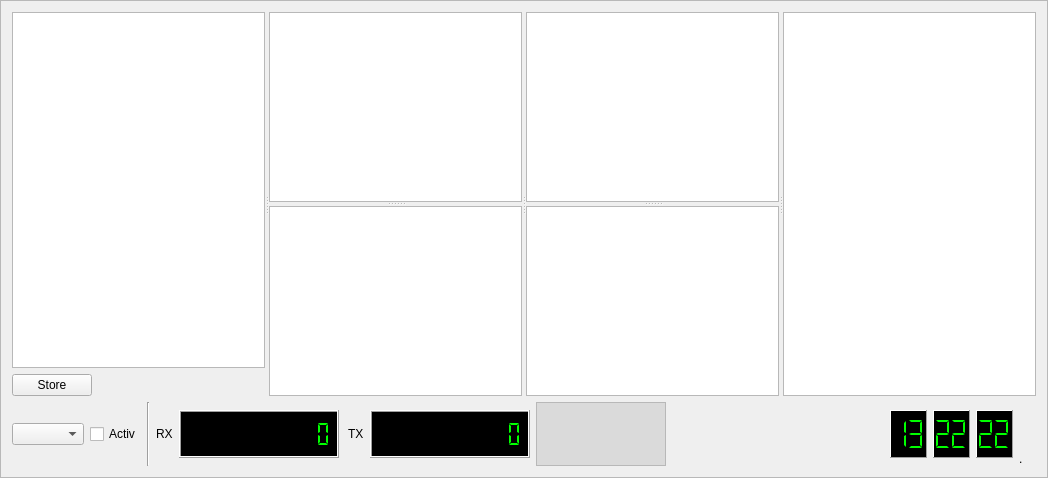
      <widget class="QFrame" name="frameDisp">
       <property name="frameShape">
        <enum>QFrame::StyledPanel</enum>
       </property>
       <property name="frameShadow">
        <enum>QFrame::Raised</enum>
       </property>
       <layout class="QGridLayout" name="gridLayout_5">
        <item row="1" column="0">
         <layout class="QHBoxLayout" name="horizontalLayout_2">
          <item>
           <widget class="QComboBox" name="comboBoxVFO"/>
          </item>
          <item>
           <widget class="QCheckBox" name="checkBoxVFOActiv">
            <property name="text">
             <string>Activ</string>
            </property>
           </widget>
          </item>
          <item>
           <widget class="Line" name="line">
            <property name="orientation">
             <enum>Qt::Vertical</enum>
            </property>
           </widget>
          </item>
          <item>
           <widget class="QLabel" name="label_5">
            <property name="text">
             <string>RX</string>
            </property>
           </widget>
          </item>
          <item>
           <widget class="QLCDNumber" name="lcdNumberRX">
            <property name="minimumSize">
             <size>
              <width>160</width>
              <height>48</height>
             </size>
            </property>
            <property name="maximumSize">
             <size>
              <width>16777215</width>
              <height>48</height>
             </size>
            </property>
            <property name="palette">
             <palette>
              <active>
               <colorrole role="WindowText">
                <brush brushstyle="SolidPattern">
                 <color alpha="255">
                  <red>0</red>
                  <green>255</green>
                  <blue>0</blue>
                 </color>
                </brush>
               </colorrole>
               <colorrole role="Base">
                <brush brushstyle="SolidPattern">
                 <color alpha="255">
                  <red>255</red>
                  <green>255</green>
                  <blue>255</blue>
                 </color>
                </brush>
               </colorrole>
               <colorrole role="Window">
                <brush brushstyle="SolidPattern">
                 <color alpha="255">
                  <red>0</red>
                  <green>0</green>
                  <blue>0</blue>
                 </color>
                </brush>
               </colorrole>
              </active>
              <inactive>
               <colorrole role="WindowText">
                <brush brushstyle="SolidPattern">
                 <color alpha="255">
                  <red>0</red>
                  <green>255</green>
                  <blue>0</blue>
                 </color>
                </brush>
               </colorrole>
               <colorrole role="Base">
                <brush brushstyle="SolidPattern">
                 <color alpha="255">
                  <red>255</red>
                  <green>255</green>
                  <blue>255</blue>
                 </color>
                </brush>
               </colorrole>
               <colorrole role="Window">
                <brush brushstyle="SolidPattern">
                 <color alpha="255">
                  <red>0</red>
                  <green>0</green>
                  <blue>0</blue>
                 </color>
                </brush>
               </colorrole>
              </inactive>
              <disabled>
               <colorrole role="WindowText">
                <brush brushstyle="SolidPattern">
                 <color alpha="255">
                  <red>118</red>
                  <green>118</green>
                  <blue>117</blue>
                 </color>
                </brush>
               </colorrole>
               <colorrole role="Base">
                <brush brushstyle="SolidPattern">
                 <color alpha="255">
                  <red>0</red>
                  <green>0</green>
                  <blue>0</blue>
                 </color>
                </brush>
               </colorrole>
               <colorrole role="Window">
                <brush brushstyle="SolidPattern">
                 <color alpha="255">
                  <red>0</red>
                  <green>0</green>
                  <blue>0</blue>
                 </color>
                </brush>
               </colorrole>
              </disabled>
             </palette>
            </property>
            <property name="autoFillBackground">
             <bool>true</bool>
            </property>
            <property name="frameShape">
             <enum>QFrame::Box</enum>
            </property>
            <property name="smallDecimalPoint">
             <bool>false</bool>
            </property>
            <property name="digitCount">
             <number>11</number>
            </property>
            <property name="digitCount">
             <number>11</number>
            </property>
            <property name="mode">
             <enum>QLCDNumber::Dec</enum>
            </property>
            <property name="segmentStyle">
             <enum>QLCDNumber::Flat</enum>
            </property>
            <property name="value" stdset="0">
             <double>0.000000000000000</double>
            </property>
           </widget>
          </item>
          <item>
           <widget class="QLabel" name="label_13">
            <property name="text">
             <string> TX</string>
            </property>
           </widget>
          </item>
          <item>
           <widget class="QLCDNumber" name="lcdNumberTX">
            <property name="minimumSize">
             <size>
              <width>160</width>
              <height>48</height>
             </size>
            </property>
            <property name="maximumSize">
             <size>
              <width>16777215</width>
              <height>48</height>
             </size>
            </property>
            <property name="palette">
             <palette>
              <active>
               <colorrole role="WindowText">
                <brush brushstyle="SolidPattern">
                 <color alpha="255">
                  <red>0</red>
                  <green>255</green>
                  <blue>0</blue>
                 </color>
                </brush>
               </colorrole>
               <colorrole role="Base">
                <brush brushstyle="SolidPattern">
                 <color alpha="255">
                  <red>255</red>
                  <green>255</green>
                  <blue>255</blue>
                 </color>
                </brush>
               </colorrole>
               <colorrole role="Window">
                <brush brushstyle="SolidPattern">
                 <color alpha="255">
                  <red>0</red>
                  <green>0</green>
                  <blue>0</blue>
                 </color>
                </brush>
               </colorrole>
              </active>
              <inactive>
               <colorrole role="WindowText">
                <brush brushstyle="SolidPattern">
                 <color alpha="255">
                  <red>0</red>
                  <green>255</green>
                  <blue>0</blue>
                 </color>
                </brush>
               </colorrole>
               <colorrole role="Base">
                <brush brushstyle="SolidPattern">
                 <color alpha="255">
                  <red>255</red>
                  <green>255</green>
                  <blue>255</blue>
                 </color>
                </brush>
               </colorrole>
               <colorrole role="Window">
                <brush brushstyle="SolidPattern">
                 <color alpha="255">
                  <red>0</red>
                  <green>0</green>
                  <blue>0</blue>
                 </color>
                </brush>
               </colorrole>
              </inactive>
              <disabled>
               <colorrole role="WindowText">
                <brush brushstyle="SolidPattern">
                 <color alpha="255">
                  <red>118</red>
                  <green>118</green>
                  <blue>117</blue>
                 </color>
                </brush>
               </colorrole>
               <colorrole role="Base">
                <brush brushstyle="SolidPattern">
                 <color alpha="255">
                  <red>0</red>
                  <green>0</green>
                  <blue>0</blue>
                 </color>
                </brush>
               </colorrole>
               <colorrole role="Window">
                <brush brushstyle="SolidPattern">
                 <color alpha="255">
                  <red>0</red>
                  <green>0</green>
                  <blue>0</blue>
                 </color>
                </brush>
               </colorrole>
              </disabled>
             </palette>
            </property>
            <property name="autoFillBackground">
             <bool>true</bool>
            </property>
            <property name="frameShape">
             <enum>QFrame::Box</enum>
            </property>
            <property name="frameShadow">
             <enum>QFrame::Raised</enum>
            </property>
            <property name="smallDecimalPoint">
             <bool>false</bool>
            </property>
            <property name="digitCount">
             <number>11</number>
            </property>
            <property name="digitCount">
             <number>11</number>
            </property>
            <property name="segmentStyle">
             <enum>QLCDNumber::Flat</enum>
            </property>
            <property name="value" stdset="0">
             <double>0.000000000000000</double>
            </property>
           </widget>
          </item>
          <item>
           <widget class="QGraphicsView" name="graphicsViewSMeter">
            <property name="sizePolicy">
             <sizepolicy hsizetype="Preferred" vsizetype="Preferred">
              <horstretch>0</horstretch>
              <verstretch>0</verstretch>
             </sizepolicy>
            </property>
            <property name="minimumSize">
             <size>
              <width>0</width>
              <height>48</height>
             </size>
            </property>
            <property name="maximumSize">
             <size>
              <width>130</width>
              <height>64</height>
             </size>
            </property>
            <property name="palette">
             <palette>
              <active>
               <colorrole role="Base">
                <brush brushstyle="SolidPattern">
                 <color alpha="255">
                  <red>218</red>
                  <green>218</green>
                  <blue>218</blue>
                 </color>
                </brush>
               </colorrole>
              </active>
              <inactive>
               <colorrole role="Base">
                <brush brushstyle="SolidPattern">
                 <color alpha="255">
                  <red>218</red>
                  <green>218</green>
                  <blue>218</blue>
                 </color>
                </brush>
               </colorrole>
              </inactive>
              <disabled>
               <colorrole role="Base">
                <brush brushstyle="SolidPattern">
                 <color alpha="255">
                  <red>0</red>
                  <green>10</green>
                  <blue>22</blue>
                 </color>
                </brush>
               </colorrole>
              </disabled>
             </palette>
            </property>
            <property name="frameShape">
             <enum>QFrame::StyledPanel</enum>
            </property>
            <property name="frameShadow">
             <enum>QFrame::Raised</enum>
            </property>
           </widget>
          </item>
          <item>
           <spacer name="horizontalSpacer_2">
            <property name="orientation">
             <enum>Qt::Horizontal</enum>
            </property>
            <property name="sizeHint" stdset="0">
             <size>
              <width>40</width>
              <height>20</height>
             </size>
            </property>
           </spacer>
          </item>
          <item>
           <widget class="QLabel" name="labelTimezoneView">
            <property name="font">
             <font>
              <pointsize>11</pointsize>
              <weight>50</weight>
              <bold>false</bold>
             </font>
            </property>
            <property name="text">
             <string/>
            </property>
            <property name="alignment">
             <set>Qt::AlignBottom|Qt::AlignLeading|Qt::AlignLeft</set>
            </property>
           </widget>
          </item>
          <item>
           <layout class="QHBoxLayout" name="horizontalLayout_3">
            <item>
             <widget class="QLCDNumber" name="lcdNumberHour">
              <property name="minimumSize">
               <size>
                <width>0</width>
                <height>48</height>
               </size>
              </property>
              <property name="maximumSize">
               <size>
                <width>16777215</width>
                <height>48</height>
               </size>
              </property>
              <property name="palette">
               <palette>
                <active>
                 <colorrole role="WindowText">
                  <brush brushstyle="SolidPattern">
                   <color alpha="255">
                    <red>0</red>
                    <green>255</green>
                    <blue>0</blue>
                   </color>
                  </brush>
                 </colorrole>
                 <colorrole role="Base">
                  <brush brushstyle="SolidPattern">
                   <color alpha="255">
                    <red>255</red>
                    <green>255</green>
                    <blue>255</blue>
                   </color>
                  </brush>
                 </colorrole>
                 <colorrole role="Window">
                  <brush brushstyle="SolidPattern">
                   <color alpha="255">
                    <red>0</red>
                    <green>0</green>
                    <blue>0</blue>
                   </color>
                  </brush>
                 </colorrole>
                </active>
                <inactive>
                 <colorrole role="WindowText">
                  <brush brushstyle="SolidPattern">
                   <color alpha="255">
                    <red>0</red>
                    <green>255</green>
                    <blue>0</blue>
                   </color>
                  </brush>
                 </colorrole>
                 <colorrole role="Base">
                  <brush brushstyle="SolidPattern">
                   <color alpha="255">
                    <red>255</red>
                    <green>255</green>
                    <blue>255</blue>
                   </color>
                  </brush>
                 </colorrole>
                 <colorrole role="Window">
                  <brush brushstyle="SolidPattern">
                   <color alpha="255">
                    <red>0</red>
                    <green>0</green>
                    <blue>0</blue>
                   </color>
                  </brush>
                 </colorrole>
                </inactive>
                <disabled>
                 <colorrole role="WindowText">
                  <brush brushstyle="SolidPattern">
                   <color alpha="255">
                    <red>118</red>
                    <green>118</green>
                    <blue>117</blue>
                   </color>
                  </brush>
                 </colorrole>
                 <colorrole role="Base">
                  <brush brushstyle="SolidPattern">
                   <color alpha="255">
                    <red>0</red>
                    <green>0</green>
                    <blue>0</blue>
                   </color>
                  </brush>
                 </colorrole>
                 <colorrole role="Window">
                  <brush brushstyle="SolidPattern">
                   <color alpha="255">
                    <red>0</red>
                    <green>0</green>
                    <blue>0</blue>
                   </color>
                  </brush>
                 </colorrole>
                </disabled>
               </palette>
              </property>
              <property name="autoFillBackground">
               <bool>true</bool>
              </property>
              <property name="frameShape">
               <enum>QFrame::Panel</enum>
              </property>
              <property name="smallDecimalPoint">
               <bool>false</bool>
              </property>
              <property name="digitCount">
               <number>2</number>
              </property>
              <property name="digitCount">
               <number>2</number>
              </property>
              <property name="segmentStyle">
               <enum>QLCDNumber::Flat</enum>
              </property>
              <property name="value" stdset="0">
               <double>13.000000000000000</double>
              </property>
             </widget>
            </item>
            <item>
             <widget class="QLCDNumber" name="lcdNumberMinute">
              <property name="minimumSize">
               <size>
                <width>0</width>
                <height>48</height>
               </size>
              </property>
              <property name="maximumSize">
               <size>
                <width>16777215</width>
                <height>48</height>
               </size>
              </property>
              <property name="palette">
               <palette>
                <active>
                 <colorrole role="WindowText">
                  <brush brushstyle="SolidPattern">
                   <color alpha="255">
                    <red>0</red>
                    <green>255</green>
                    <blue>0</blue>
                   </color>
                  </brush>
                 </colorrole>
                 <colorrole role="Base">
                  <brush brushstyle="SolidPattern">
                   <color alpha="255">
                    <red>255</red>
                    <green>255</green>
                    <blue>255</blue>
                   </color>
                  </brush>
                 </colorrole>
                 <colorrole role="Window">
                  <brush brushstyle="SolidPattern">
                   <color alpha="255">
                    <red>0</red>
                    <green>0</green>
                    <blue>0</blue>
                   </color>
                  </brush>
                 </colorrole>
                </active>
                <inactive>
                 <colorrole role="WindowText">
                  <brush brushstyle="SolidPattern">
                   <color alpha="255">
                    <red>0</red>
                    <green>255</green>
                    <blue>0</blue>
                   </color>
                  </brush>
                 </colorrole>
                 <colorrole role="Base">
                  <brush brushstyle="SolidPattern">
                   <color alpha="255">
                    <red>255</red>
                    <green>255</green>
                    <blue>255</blue>
                   </color>
                  </brush>
                 </colorrole>
                 <colorrole role="Window">
                  <brush brushstyle="SolidPattern">
                   <color alpha="255">
                    <red>0</red>
                    <green>0</green>
                    <blue>0</blue>
                   </color>
                  </brush>
                 </colorrole>
                </inactive>
                <disabled>
                 <colorrole role="WindowText">
                  <brush brushstyle="SolidPattern">
                   <color alpha="255">
                    <red>118</red>
                    <green>118</green>
                    <blue>117</blue>
                   </color>
                  </brush>
                 </colorrole>
                 <colorrole role="Base">
                  <brush brushstyle="SolidPattern">
                   <color alpha="255">
                    <red>0</red>
                    <green>0</green>
                    <blue>0</blue>
                   </color>
                  </brush>
                 </colorrole>
                 <colorrole role="Window">
                  <brush brushstyle="SolidPattern">
                   <color alpha="255">
                    <red>0</red>
                    <green>0</green>
                    <blue>0</blue>
                   </color>
                  </brush>
                 </colorrole>
                </disabled>
               </palette>
              </property>
              <property name="autoFillBackground">
               <bool>true</bool>
              </property>
              <property name="frameShape">
               <enum>QFrame::Panel</enum>
              </property>
              <property name="smallDecimalPoint">
               <bool>false</bool>
              </property>
              <property name="digitCount">
               <number>2</number>
              </property>
              <property name="digitCount">
               <number>2</number>
              </property>
              <property name="segmentStyle">
               <enum>QLCDNumber::Flat</enum>
              </property>
              <property name="value" stdset="0">
               <double>22.000000000000000</double>
              </property>
             </widget>
            </item>
            <item>
             <widget class="QLCDNumber" name="lcdNumberSec">
              <property name="minimumSize">
               <size>
                <width>0</width>
                <height>48</height>
               </size>
              </property>
              <property name="maximumSize">
               <size>
                <width>16777215</width>
                <height>48</height>
               </size>
              </property>
              <property name="palette">
               <palette>
                <active>
                 <colorrole role="WindowText">
                  <brush brushstyle="SolidPattern">
                   <color alpha="255">
                    <red>0</red>
                    <green>255</green>
                    <blue>0</blue>
                   </color>
                  </brush>
                 </colorrole>
                 <colorrole role="Base">
                  <brush brushstyle="SolidPattern">
                   <color alpha="255">
                    <red>255</red>
                    <green>255</green>
                    <blue>255</blue>
                   </color>
                  </brush>
                 </colorrole>
                 <colorrole role="Window">
                  <brush brushstyle="SolidPattern">
                   <color alpha="255">
                    <red>0</red>
                    <green>0</green>
                    <blue>0</blue>
                   </color>
                  </brush>
                 </colorrole>
                </active>
                <inactive>
                 <colorrole role="WindowText">
                  <brush brushstyle="SolidPattern">
                   <color alpha="255">
                    <red>0</red>
                    <green>255</green>
                    <blue>0</blue>
                   </color>
                  </brush>
                 </colorrole>
                 <colorrole role="Base">
                  <brush brushstyle="SolidPattern">
                   <color alpha="255">
                    <red>255</red>
                    <green>255</green>
                    <blue>255</blue>
                   </color>
                  </brush>
                 </colorrole>
                 <colorrole role="Window">
                  <brush brushstyle="SolidPattern">
                   <color alpha="255">
                    <red>0</red>
                    <green>0</green>
                    <blue>0</blue>
                   </color>
                  </brush>
                 </colorrole>
                </inactive>
                <disabled>
                 <colorrole role="WindowText">
                  <brush brushstyle="SolidPattern">
                   <color alpha="255">
                    <red>118</red>
                    <green>118</green>
                    <blue>117</blue>
                   </color>
                  </brush>
                 </colorrole>
                 <colorrole role="Base">
                  <brush brushstyle="SolidPattern">
                   <color alpha="255">
                    <red>0</red>
                    <green>0</green>
                    <blue>0</blue>
                   </color>
                  </brush>
                 </colorrole>
                 <colorrole role="Window">
                  <brush brushstyle="SolidPattern">
                   <color alpha="255">
                    <red>0</red>
                    <green>0</green>
                    <blue>0</blue>
                   </color>
                  </brush>
                 </colorrole>
                </disabled>
               </palette>
              </property>
              <property name="autoFillBackground">
               <bool>true</bool>
              </property>
              <property name="frameShape">
               <enum>QFrame::Panel</enum>
              </property>
              <property name="smallDecimalPoint">
               <bool>false</bool>
              </property>
              <property name="digitCount">
               <number>2</number>
              </property>
              <property name="digitCount">
               <number>2</number>
              </property>
              <property name="segmentStyle">
               <enum>QLCDNumber::Flat</enum>
              </property>
              <property name="value" stdset="0">
               <double>22.000000000000000</double>
              </property>
             </widget>
            </item>
            <item>
             <widget class="QLabel" name="label_24">
              <property name="text">
               <string>.    </string>
              </property>
              <property name="alignment">
               <set>Qt::AlignBottom|Qt::AlignLeading|Qt::AlignLeft</set>
              </property>
             </widget>
            </item>
           </layout>
          </item>
         </layout>
        </item>
        <item row="0" column="0">
         <widget class="QSplitter" name="splitterDisp">
          <property name="orientation">
           <enum>Qt::Horizontal</enum>
          </property>
          <widget class="QWidget" name="layoutWidget1">
           <layout class="QGridLayout" name="gridLayout_7">
            <item row="0" column="0" colspan="2">
             <widget class="QListView" name="listViewMem"/>
            </item>
            <item row="1" column="0">
             <widget class="QPushButton" name="pushButtonSave">
              <property name="text">
               <string>Store</string>
              </property>
              <property name="checkable">
               <bool>true</bool>
              </property>
             </widget>
            </item>
            <item row="1" column="1">
             <spacer name="horizontalSpacer_4">
              <property name="orientation">
               <enum>Qt::Horizontal</enum>
              </property>
              <property name="sizeHint" stdset="0">
               <size>
                <width>40</width>
                <height>20</height>
               </size>
              </property>
             </spacer>
            </item>
           </layout>
          </widget>
          <widget class="QSplitter" name="splitterFFT">
           <property name="orientation">
            <enum>Qt::Vertical</enum>
           </property>
           <widget class="QGraphicsView" name="graphicsViewFFT1"/>
           <widget class="QGraphicsView" name="graphicsViewFFT"/>
          </widget>
          <widget class="QSplitter" name="splitterAudio">
           <property name="orientation">
            <enum>Qt::Vertical</enum>
           </property>
           <widget class="QGraphicsView" name="graphicsViewAudio"/>
           <widget class="QPlainTextEdit" name="plainTextEdit"/>
          </widget>
          <widget class="QTreeView" name="treeViewSettings"/>
         </widget>
        </item>
       </layout>
      </widget>
